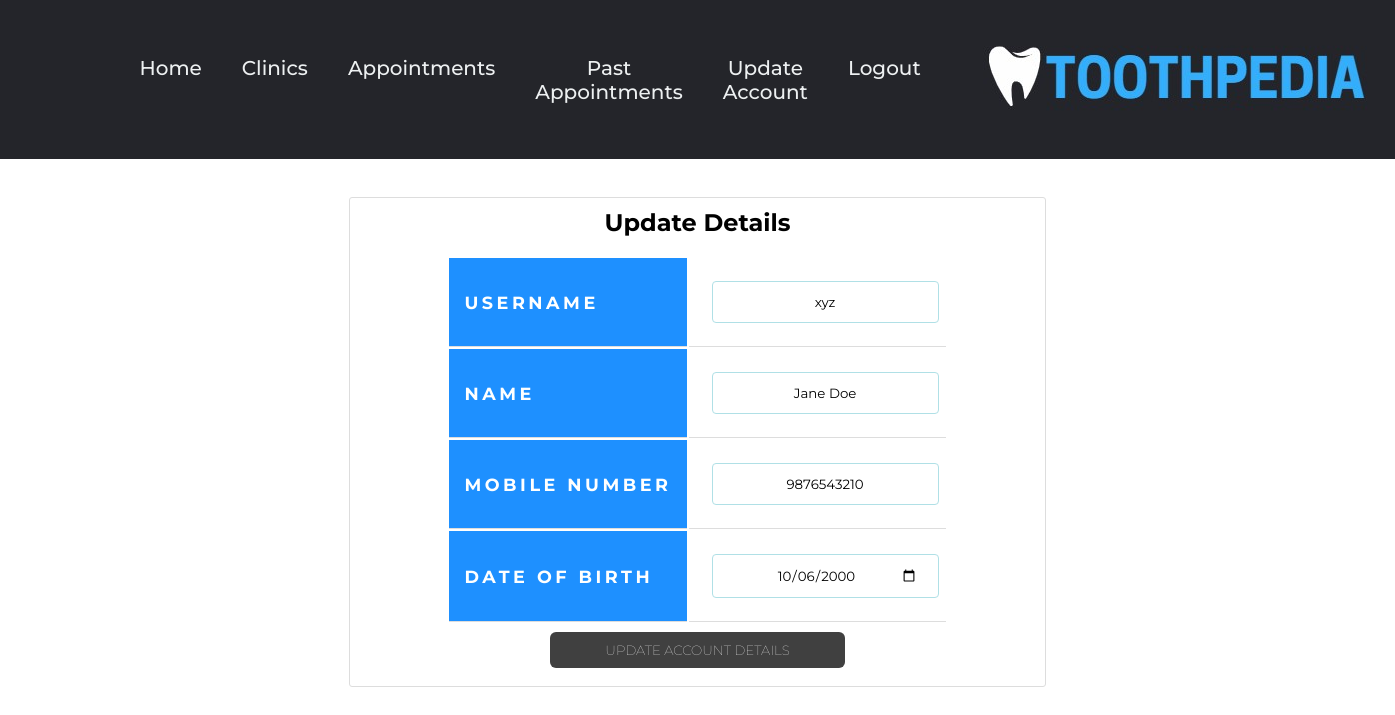
Screenshot of /updateaccount.php (signed in) with the database file from the repository.
### tables this page shows
CREATE TABLE `useraccount` (
  `username` varchar(32) NOT NULL,
  `name` varchar(50) DEFAULT NULL,
  `mobile_no` bigint(10) DEFAULT NULL,
  `dob` date DEFAULT NULL
);

### updateaccount.php (the view, shortened to what this page needs)
<?php
	$db=mysqli_connect('localhost','root','','dcms') or die("could not connect to database");
?>
<!DOCTYPE HTML>
<html>
<head>
	<link rel="stylesheet" href="styles.css">
	<link href="style10.css" type="text/css"rel="stylesheet"/>
</head>
<body>
  <center>
  <?php require_once("header.php");?>
    <div class="content-section" style="width:50%">
	<?php
		$query = "SELECT * FROM useraccount WHERE username = '".$_SESSION['username']."' LIMIT 1";
		$user_details = mysqli_query($db, $query);
		if($user_details == false)
		{
			echo "User Not Found!";
		}
		else
		{
			$user_row = mysqli_fetch_assoc($user_details);
			$uname = $user_row['username'];
			$name = $user_row['name'];
			$mobile_no = $user_row['mobile_no'];
			$dob = $user_row['dob'];
		?>
		<h2>Update Details</h2><br>
		<form action="" method="post">
			<table>
			<tr><th><label for="username">Username</label></th>
			<td><input type="text" name="username" value="<?php echo $uname; ?>"readonly></td></tr>
			<tr><th><label for="name">Name</label></th>
			<td><input type="text" name="name" maxlength="50" value="<?php echo $name; ?>"required></td></tr>
			<tr><th><label for="mobile_no">Mobile Number</label></th>
			<td><input type="text" name="mobile_no" value = "<?php echo $mobile_no; ?>" required></td></tr>
			<tr><th><label for="dob">Date of Birth</label></th>
			<td><input type="date" name="dob" value="<?php echo $dob; ?>" required></td></tr>
			</table>
			<input type="submit" name="update_acc" class="example_e" value="Update Account Details" style="color:royalblue; width:45%"/>
		</form>
	<?php
	}
	?>
	</div>
	</center>
</body>
</html>

### styles.css (style rules this page uses)
* { box-sizing: border-box; margin: 0; padding: 0; text-decoration:none; }
label { font-weight: bold; }
th, td { padding: 15px; text-align: left; text-decoration:none; border-bottom: 1px solid #ddd; }
th { background-color: dodgerblue; color: white; }
.example_e { border: none; background: #404040; color: #ffffff !important; font-weight: 100; padding: 10px 10px 10px 10px; text-transform: uppercase; border-radius: 6px; display: inline-block; transition: all 0.3s ease 0s; }

### style10.css (style rules this page uses)
* { margin: 0; padding: 0; box-sizing: border-box; font-family: 'Lucida Sans', 'Lucida Sans Regular', 'Lucida Grande', 'Lucida Sans Unicode', Geneva, Verdana, sans-serif ; font-family: "Montserrat", sans-serif; }
.content-section { background: #ffffff; padding: 10px 20px; border: 1px solid #dddddd; border-radius: 3px; margin-bottom: 20px; }
input { width: 100%; padding: 12px 20px; margin: 8px 8px; box-sizing: border-box; border: 1px solid powderblue; border-radius: 4px; text-align: center; }
label { font-weight: bold; }
th, td { padding: 15px; text-align: left; font-family: "Montserrat", sans-serif; border-bottom: 1px solid #ddd; }
th { font-family: "Montserrat", sans-serif; font-size: 1.1rem; text-transform: uppercase; color: white; letter-spacing: .2em; background-color: dodgerblue ; }

### updateaccount.php (style rules this page uses)
th, td { padding: 15px; text-align: left; border-bottom: 1px solid #ddd; }
th { background-color: dodgerblue; color: white; }

### rows the page displays
useraccount: username "xyz", name "Jane Doe", mobile_no "9876543210", dob "10/06/2000"
